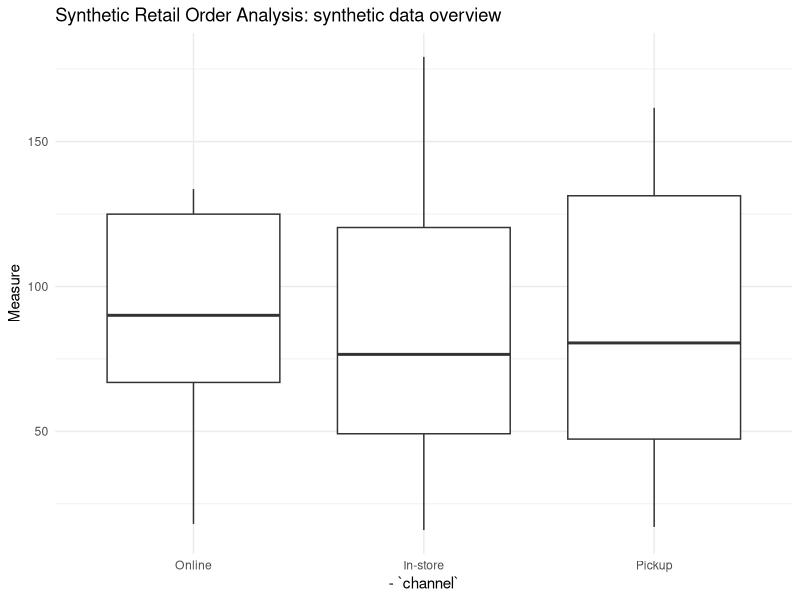

The R script that drew this image:
# Synthetic Retail Order Analysis
# Synthetic-data demonstration. No real or personal data are used.
# AI Assistance Declaration: ChatGPT (GPT-6, 2026-11-11) assisted with
# documentation structure and wording. I am responsible for checking this code.

set.seed(400)

# Create a small synthetic dataset
n <- 60
data <- data.frame(
  channel = sample(c("Online", "In-store", "Pickup"), n, replace = TRUE),
  order_value = round(runif(n, min = 15, max = 180), 2),
  items = sample(1:8, n, replace = TRUE)
)
data$channel <- factor(data$channel, levels = c("Online", "In-store", "Pickup"))
group = "channel"
measure = "order_value"


# Inspect the data before analysis
str(data)
head(data)
summary(data)

# Summarise the main measure by group
summary_table <- aggregate(order_value ~ channel, data = data, FUN = mean)
print(summary_table)


# Save a simple visual summary
library(ggplot2)

p <- ggplot(data, aes(x = .data[[group]], y = .data[[measure]])) +
  geom_boxplot() +
  labs(
    title = "Synthetic Retail Order Analysis: synthetic data overview",
    x = "- `channel`",
    y = "Measure"
  ) +
  theme_minimal()

ggsave("summary_plot.png", plot = p, width = 7, height = 5, dpi = 300)

# The console summary and summary_plot.png are the main outputs.
